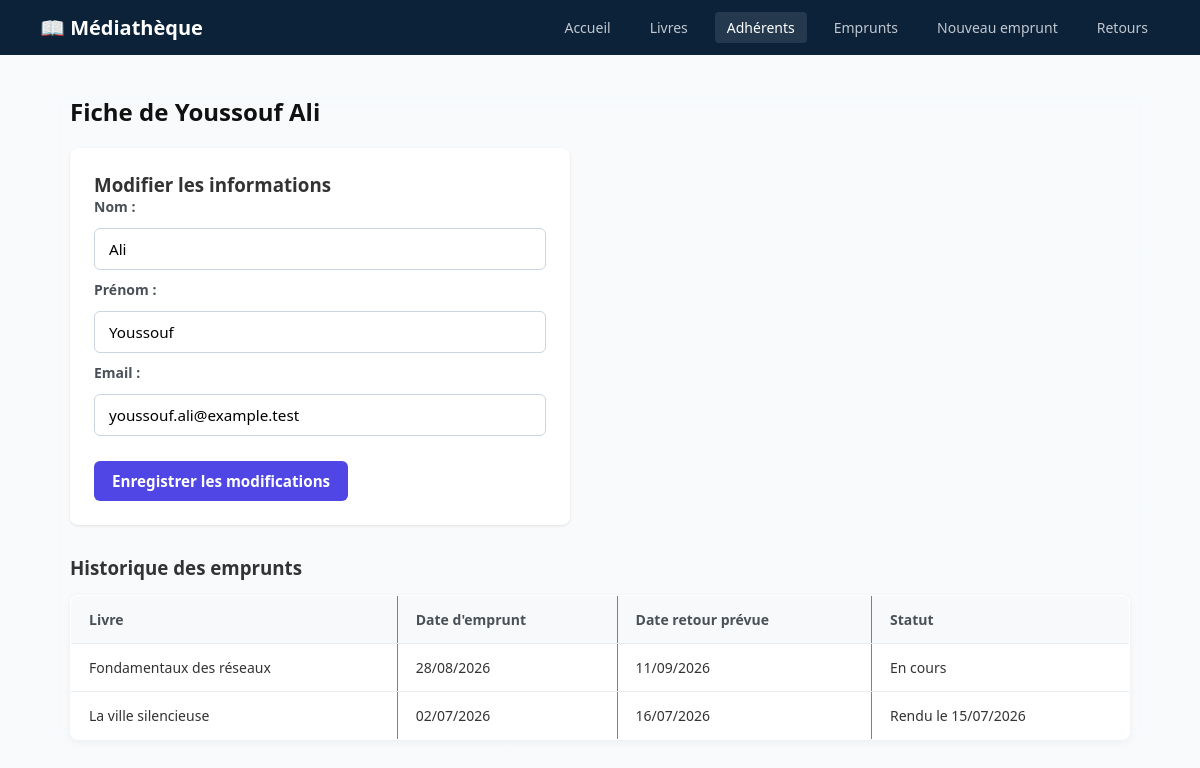
The page /mediatheque_mini_projet/mediatheque/adherent_detail.php?id=1 on the database its author committed.
### tables this page shows
CREATE TABLE `adherent` (
  `id_adherent` int(11) NOT NULL,
  `nom` varchar(80) NOT NULL,
  `prenom` varchar(80) NOT NULL,
  `email` varchar(150) NOT NULL,
  `date_inscription` date NOT NULL
);

CREATE TABLE `emprunt` (
  `id_emprunt` int(11) NOT NULL,
  `id_adherent` int(11) NOT NULL,
  `id_livre` int(11) NOT NULL,
  `date_emprunt` date NOT NULL,
  `date_retour_prevue` date NOT NULL,
  `date_retour` date DEFAULT NULL
);

CREATE TABLE `livre` (
  `id_livre` int(11) NOT NULL,
  `titre` varchar(200) NOT NULL,
  `isbn` varchar(20) NOT NULL,
  `annee_publication` int(11) DEFAULT NULL,
  `disponible` tinyint(1) NOT NULL DEFAULT 1,
  `id_categorie` int(11) NOT NULL
);

### mediatheque_mini_projet/mediatheque/adherent_detail.php (the view, shortened to what this page needs)
<?php
require_once '../config/db.php';
$id = (int)($_GET['id'] ?? 0);
$stmt = $pdo->prepare("SELECT * FROM ADHERENT WHERE id_adherent = :id");
$stmt->execute(['id' => $id]);
$adherent = $stmt->fetch(PDO::FETCH_ASSOC);
$stmtEmprunts = $pdo->prepare("
    SELECT e.*, l.titre
    FROM EMPRUNT e
    JOIN LIVRE l ON e.id_livre = l.id_livre
    WHERE e.id_adherent = :id
    ORDER BY e.date_emprunt DESC
");
$stmtEmprunts->execute(['id' => $id]);
$historique = $stmtEmprunts->fetchAll(PDO::FETCH_ASSOC);
?>
<!DOCTYPE html>
<html lang="fr">
<head>
    <link rel="stylesheet" href="../assets/style.css">
</head>
<body>
    <header>
        <h1>📖 Médiathèque</h1>
        <nav>
            <a href="index.php">Accueil</a>
            <a href="livres.php">Livres</a>
            <a href="adherents.php" class="active">Adhérents</a>
            <a href="emprunts.php">Emprunts</a>
            <a href="emprunter.php">Nouveau emprunt</a>
            <a href="retour.php">Retours</a>
        </nav>
    </header>
    <main class="container">
        <h2>Fiche de <?= htmlspecialchars($adherent['prenom'] . ' ' . $adherent['nom']) ?></h2>
        <form method="POST" style="max-width: 500px; margin-bottom: 30px;">
            <h3>Modifier les informations</h3>
            <div style="margin-bottom: 10px;">
                <label>Nom :</label>
                <input type="text" name="nom" value="<?= htmlspecialchars($adherent['nom']) ?>" required>
            </div>
            <div style="margin-bottom: 10px;">
                <label>Prénom :</label>
                <input type="text" name="prenom" value="<?= htmlspecialchars($adherent['prenom']) ?>" required>
            </div>
            <div style="margin-bottom: 15px;">
                <label>Email :</label>
                <input type="email" name="email" value="<?= htmlspecialchars($adherent['email']) ?>" required>
            </div>
            <button type="submit">Enregistrer les modifications</button>
        </form>
        <h3>Historique des emprunts</h3>
        <table border="1" cellpadding="10" cellspacing="0" style="width:100%; border-collapse:collapse;">
            <thead>
                <tr>
                    <th>Livre</th>
                    <th>Date d'emprunt</th>
                    <th>Date retour prévue</th>
                    <th>Statut</th>
                </tr>
            </thead>
            <tbody>
                <?php foreach ($historique as $e): ?>
                    <tr>
                        <td><?= htmlspecialchars($e['titre']) ?></td>
                        <td><?= date('d/m/Y', strtotime($e['date_emprunt'])) ?></td>
                        <td><?= date('d/m/Y', strtotime($e['date_retour_prevue'])) ?></td>
                        <td><?= $e['date_retour'] ? 'Rendu le ' . date('d/m/Y', strtotime($e['date_retour'])) : 'En cours' ?></td>
                    </tr>
                <?php endforeach; ?>
            </tbody>
        </table>
    </main>
</body>
</html>

### mediatheque_mini_projet/assets/style.css (style rules this page uses)
* { box-sizing: border-box; margin: 0; padding: 0; font-family: 'Segoe UI', Tahoma, Geneva, Verdana, sans-serif; }
body { background-color: #f4f6f9; color: #333; }
header { background-color: #0b2239; color: #fff; padding: 12px 40px; display: flex; justify-content: space-between; align-items: center; }
header h1 { font-size: 20px; font-weight: 600; display: flex; align-items: center; gap: 10px; }
nav { display: flex; gap: 15px; }
nav a { color: #c2c7d0; text-decoration: none; font-size: 14px; padding: 6px 12px; border-radius: 4px; transition: background 0.2s, color 0.2s; }
nav a:hover, nav a.active { color: #fff; background-color: rgba(255, 255, 255, 0.1); }
.container { max-width: 1100px; margin: 40px auto; padding: 0 20px; }
h2 { font-size: 24px; margin-bottom: 20px; color: #111; }
table { width: 100%; border-collapse: collapse; background: #fff; border-radius: 8px; overflow: hidden; box-shadow: 0 2px 8px rgba(0,0,0,0.05); margin-top: 15px; }
th, td { padding: 14px 18px; text-align: left; font-size: 14px; border-bottom: 1px solid #e9ecef; }
th { background-color: #f8f9fa; color: #495057; font-weight: 600; }
label { display: block; font-size: 14px; font-weight: 600; margin-bottom: 6px; color: #495057; }
input[type="text"], input[type="date"], select { width: 100%; padding: 10px 12px; border: 1px solid #ced4da; border-radius: 6px; font-size: 14px; outline: none; transition: border-color 0.2s; }
form { background: #ffffff; padding: 24px; border-radius: 8px; box-shadow: 0 1px 3px rgba(0, 0, 0, 0.1); }
input[type="text"], input[type="email"], input[type="number"], select { width: 100%; padding: 10px 14px; margin-top: 6px; border: 1px solid #cbd5e1; border-radius: 6px; font-size: 0.95rem; box-sizing: border-box; transition: border-color 0.2s, box-shadow 0.2s; }
button[type="submit"] { margin-top: 10px; padding: 10px 18px; background-color: #4f46e5; color: #ffffff; border: none; border-radius: 6px; font-weight: 600; font-size: 0.95rem; cursor: pointer; transition: background-color 0.2s; }
body { background-image: linear-gradient(rgba(248, 250, 252, 0.85), rgba(248, 250, 252, 0.85)), url('https://images.unsplash.com/photo-1507842217343-583bb7270b66?auto=format&fit=crop&w=1920&q=80'); background-size: cover; background-position: center; background-attachment: fixed; background-repeat: no-repeat; }
.container, form, table { backdrop-filter: blur(5px); }

### rows shown on the page
adherent: prenom+nom "Youssouf Ali", nom "Ali", prenom "Youssouf", email "youssouf.ali@example.test"
emprunt: id_livre.titre "Fondamentaux des réseaux", date_emprunt "28/08/2026", date_retour_prevue "11/09/2026", shows "En cours"
emprunt: id_livre.titre "La ville silencieuse", date_emprunt "02/07/2026", date_retour_prevue "16/07/2026", date_retour "15/07/2026"
